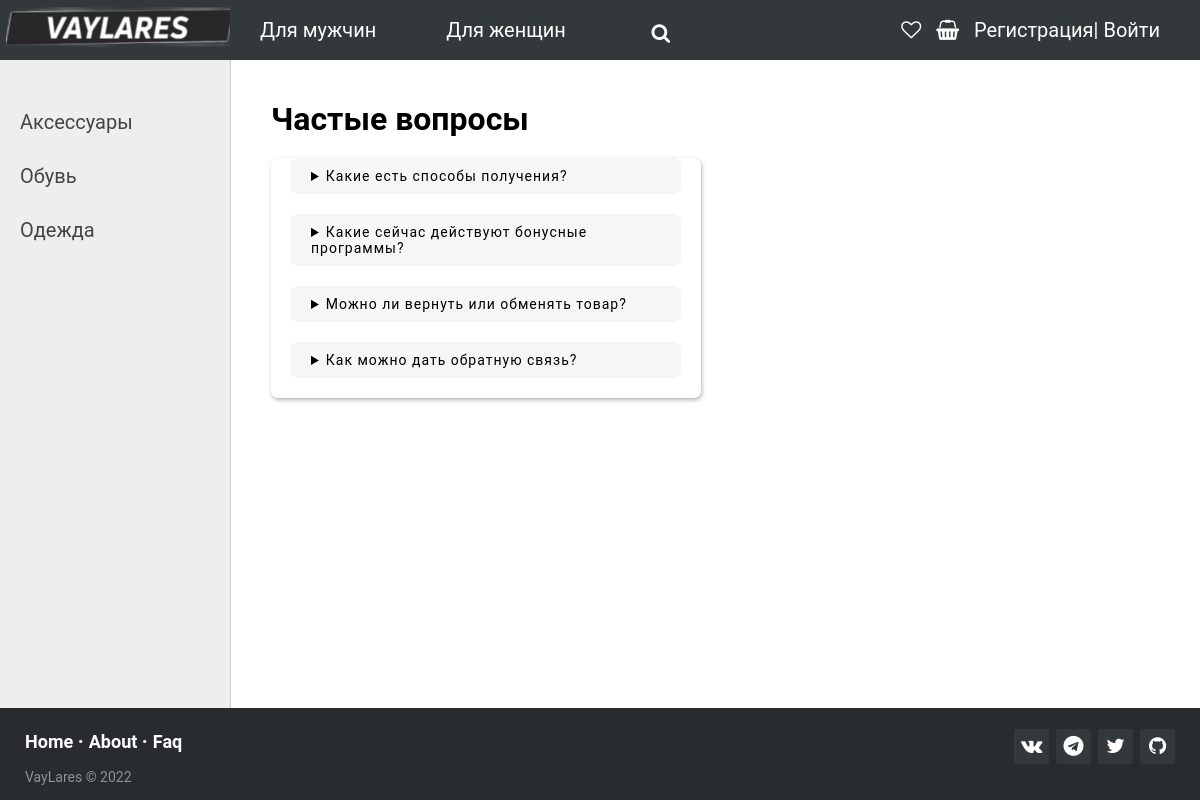
Screenshot of /faq/ with the database file from the repository.
### clothes/models.py (models this page shows, shortened)
class Category(models.Model):
    category_name = models.CharField(max_length=100, db_index=True)
    slug = models.SlugField(max_length=255, unique=True, db_index=True, verbose_name="URL", null=True)
    def get_absolute_url(self):
        return reverse('category', kwargs={'category_slug': self.slug})
    class Meta:  # Используется в админ-панели
        verbose_name = 'Категории'
        verbose_name_plural = 'Категории'
        ordering = ['id']

### clothes/views.py (the view)
# urls.py: path('faq/', Faq.as_view(), name='faq'),
class Faq(DataMixin, ListView):
    model = Clothes
    template_name = 'clothes/faq.html'
    allow_empty = False
    def get_context_data(self, *, object_list=None, **kwargs):
        context = super().get_context_data(**kwargs)
        c_def = self.get_user_context(title='Частые вопросы')
        return dict(list(context.items()) + list(c_def.items()))

### cart/cart.py (called while the page is built)
    def __len__(self):
        return sum(item['quantity'] for item in self.cart.values())

### cart/context_processors.py (called while the page is built)
def cart(request):
    return {'cart': Cart(request)}

### clothes/Favourites.py (called while the page is built)
    def __len__(self):
        return len(self.fav)

### clothes/context_processors.py (called while the page is built)
def fav(request):
    return {'fav': Favour(request)}

### clothes/templates/clothes/faq.html (shortened to what this page needs)
{% extends 'clothes/base.html' %}
{% block content %}
<h1>{{title}}</h1>
<div class="box">
    <div class="faqs">
        <details>
            <summary>Какие есть способы получения?</summary>
        </details>
        <details>
            <summary>Какие сейчас действуют бонусные программы?</summary>
        </details>
        <details>
            <summary>Можно ли вернуть или обменять товар?</summary>
        </details>
        <details>
            <summary>Как можно дать обратную связь?</summary>
        </details>
    </div>
</div>
{% endblock content %}

### clothes/templates/clothes/base.html (shortened to what this page needs)
{% load static %}
<!DOCTYPE html>
<html lang="ru">
<head>
    <link type="text/css" href="{% static 'clothes/css/styles.css' %}" rel="stylesheet"/>
    <link href="//netdna.bootstrapcdn.com/font-awesome/4.7.0/css/font-awesome.css" rel="stylesheet"/>
</head>
<body>
{% block header %}
<div class="header">
    <ul id="mainmenu" class="mainmenu">
        <li class="logo"><a href="{% url 'home' %}">
            <div class="logo"></div>
        </a></li>
        {% for m in menu %}
        {% if m.title == gender_selected %}
        <li class="gender-selected">{{m.title}}</li>
        {% else %}
        <li><a href="{% url m.url_name %}">{{m.title}}</a></li>
        {% endif %}
        {% endfor %}
        {% with cart_items=cart|length %}
        {% with fav_items=fav|length %}
        <li class="last">
            <span class="cart-icon">
                    <a class="fa fa-heart-o" href="{% url 'fav_detail' %}"></a>
            </span>
            <span class="cart-icon">
                    <a class="fa fa-shopping-basket" href="{% url 'cart:cart_detail' %}"></a>
            </span>
            {% if request.user.is_authenticated %}
             <a href="{% url 'profile' %}" >{{user.username}}</a> | <a href="{% url 'logout' %}">Выйти</a>
            {% else %}
            <a href="{% url 'register' %}">Регистрация</a>| <a href="{% url 'login' %}">Войти</a>
            {% endif %}
        </li>
        <li>
            <div class="search-box">
                <form name="search" action="{% url 'home' %}">
                    <button class="btn-search"><i class="fa fa-search"></i></button>
                    <input type="text" class="input-search" placeholder="Поиск..." name="search">
                </form>
            </div>
        </li>
    </ul>
    {% endwith %}
    {% endwith %}
</div>
{% endblock header %}
<table class="table-content" border=0 cellpadding="0" cellspacing="0">
    <tr>
        <td valign="top" class="left-chapters">
            <ul id="leftchapters">
                {% for c in cats %}
                {% if c.clothes__count > 0 %}
                {% if c.pk == cat_selected %}
                <li class="selected">{{c.category_name}}</li>
                {% for sc in subcats %}
                {% if sc.category_id == c.pk %}
                {% if sc.pk == subcat_selected %}
                <li class="subselected">{{sc.subcategory_name}}</li>
                {% else %}
                <li><a class="subcat" href="{{ sc.get_absolute_url }}">{{sc.subcategory_name}}</a></li>
                {% endif %}
                {% endif %}
                {% endfor %}
                {% else %}
                <li><a href="{{ c.get_absolute_url }}">{{c.category_name}}</a></li>
                {% endif %}
                {% endif %}
                {% endfor %}
            </ul>
        </td>
        <td valign="top" class="content">
            {% block content %}
            {% endblock %}
        </td>
    </tr>
</table>
<footer class="footer-distributed">
    <div class="footer-right">
        <a href="https://vk.com/lex_faesinop"><i class="fa fa-vk"></i></a>
        <a href="https://t.me/A1exander7"><i class="fa fa-telegram"></i></a>
        <a href="https://www.twitter.com"><i class="fa fa-twitter"></i></a>
        <a href="https://github.com/FaEsinoP"><i class="fa fa-github"></i></a>
    </div>
    <div class="footer-left">
        <p class="footer-links">
            <a class="link-1" href="{% url 'home' %}">Home</a>
            <a href="{% url 'about' %}">About</a>
            <a href="{% url 'faq' %}">Faq</a>
        </p>
        <p>VayLares &copy; 2022</p>
    </div>
</footer>
</body>
</html>

### clothes/static/clothes/css/styles.css (style rules this page uses)
* { box-sizing: border-box; margin:0; padding:0; }
html { height: 100%; }
body { margin: 0; min-height: 100%; display: grid; grid-template-rows: auto 1fr auto; grid-template-rows: auto 1fr auto; }
.content { width:100%; padding: 40px 20px 20px 40px; padding-bottom: 90px; }
.header { background: #33383b; height: 60px; }
ul.mainmenu { list-style: none; margin: 0; padding: 0; height: 60px; font-size: 20px; overflow: hidden; }
ul.mainmenu li { float: left; margin: 18px 40px 0 30px; }
ul.mainmenu li.logo { margin: 0; }
ul.mainmenu li.last { float: right; color: #ffffff; }
ul.mainmenu li a { color: #ffffff; text-decoration: none; }
.logo { background: url('../images/logo.png') no-repeat 6px 7px; width: 230px; height: 50px; }
a { text-decoration: none; color: black; }
.table-content { width: 100%; min-height: 100%; height: 100%; }
h1 { margin-bottom:10px; }
.left-chapters { margin: 0; background: #eee; border-right: 0.5px solid #ccc; min-height: 100%; }
.left-chapters ul { width: 230px; min-height: 100%; margin: 0; padding: 20px 10px 10px 20px; list-style: none; font-size: 20px; }
.left-chapters ul li { margin: 30px 0 0 0; color: #999; }
.left-chapters ul li a { color: #444; text-decoration: none; }
* { font-family: Roboto; }
.footer-distributed { background-color: #292c2f; box-shadow: 0 1px 1px 0 rgba(0, 0, 0, 0.12); box-sizing: border-box; width: 100%; text-align: left; font: normal 16px sans-serif; padding: 15px 25px; }
.footer-distributed .footer-left p { color: #8f9296; font-size: 14px; margin: 0; }
.footer-distributed p.footer-links { font-size: 18px; font-weight: bold; color: #ffffff; margin: 0 0 10px; padding: 0; transition: ease .25s; }
.footer-distributed p.footer-links a { display: inline-block; line-height: 1.8; text-decoration: none; color: inherit; transition: ease .25s; }
.footer-distributed .footer-links a:before { content: "·"; font-size: 20px; left: 0; color: #fff; display: inline-block; padding-right: 5px; }
.footer-distributed .footer-links .link-1:before { content: none; }
.footer-distributed .footer-right { float: right; margin-top: 6px; max-width: 180px; }
.footer-distributed .footer-right a { display: inline-block; width: 35px; height: 35px; background-color: #33383b; border-radius: 2px; font-size: 20px; color: #ffffff; text-align: center; line-height: 35px; margin-left: 3px; transition:all .25s; }
.search-box { width: fit-content; height: fit-content; position: relative; }
.input-search { height: 30px; width: 30px; border-style: none; font-size: 18px; outline: none; letter-spacing: 2px; border-radius: 15px; transition: all .05s; background-color: #33383B; padding-right: 40px; color:#fff; }
.input-search::placeholder { color:rgba(255,255,255,.5); font-size: 18px; letter-spacing: 2px; font-weight: 100; }
.btn-search { width: 30px; height: 30px; border-style: none; font-size: 20px; outline: none; cursor: pointer; position: absolute; right: 0px; color:#ffffff ; background-color:transparent; pointer-events: painted; }
.box { width: 430px; background: #fff; border-radius: 7px; box-shadow: 1px 2px 4px rgba(0,0,0,.3); }
.faqs { padding: 0px 20px 20px; }
details { background: #f6f6f6; padding: 10px 20px; border-radius: 7px; margin-top: 20px; font-family: "Rubik"; font-size: 14px; letter-spacing: 1px; cursor: pointer; }
details summary { outline: none; }
.cart-icon { margin-right: 10px; }

### rows the page displays
Category: category_name "Аксессуары"
Category: category_name "Обувь"
Category: category_name "Одежда"

### other values shown
{{ m.title }} "Для мужчин" "Для женщин"
{{ title }} "Частые вопросы"
